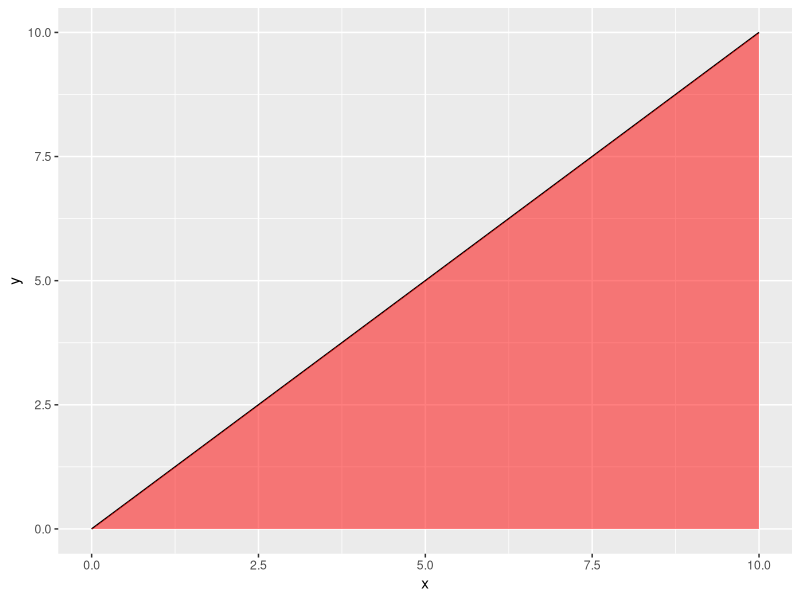
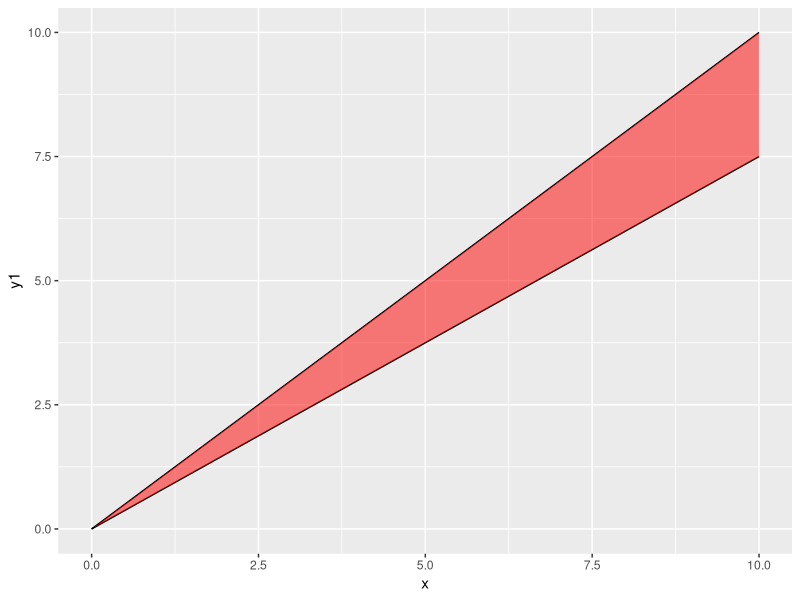

Generate these figures, in order, with R:
## ---- chunk 1
options(scipen=999)
## ---- chunk 2
knitr::opts_chunk$set(echo = TRUE)
## ---- chunk 3
library(tidyverse)
library(kableExtra)
options(scipen=999)
## ---- chunk 4
f <- function(x) x
xx <- 0:10
df <- data.frame(x = xx, y = f(xx))
ggplot(df, aes(x = x, y = y)) + 
  geom_line(aes(y = y)) + 
  geom_ribbon(aes(ymin = 0, ymax = y), fill = "red", alpha = .5)
## ---- chunk 5
f1 <- function(x) x
f2 <- function(x) 0.75*x
xx <- 0:10
df <- data.frame(x = xx, y1 = f1(xx), y2 = f2(xx))
ggplot(df, aes(x = x, y = y1)) + 
  geom_line(aes(y = y1)) + 
  geom_line(aes(y = y2)) + 
  geom_ribbon(aes(ymin = y2, ymax = y1), fill = "red", alpha = 0.5)
## ---- chunk 6
N <- 24
n <- 6
p <- 0.1

Pxy <- function(x,y) {
  dhyper(y, x, N-x, n)*dbinom(x, N, p)
}

E_x1x2 <- 0
for(x in 0:24) {
  for(y in 0:min(x, 6)) {
    E_x1x2 <- E_x1x2 + (x*y)*Pxy(x, y)
  }
}

(sigma12 <- E_x1x2 - 2.4*0.6)
